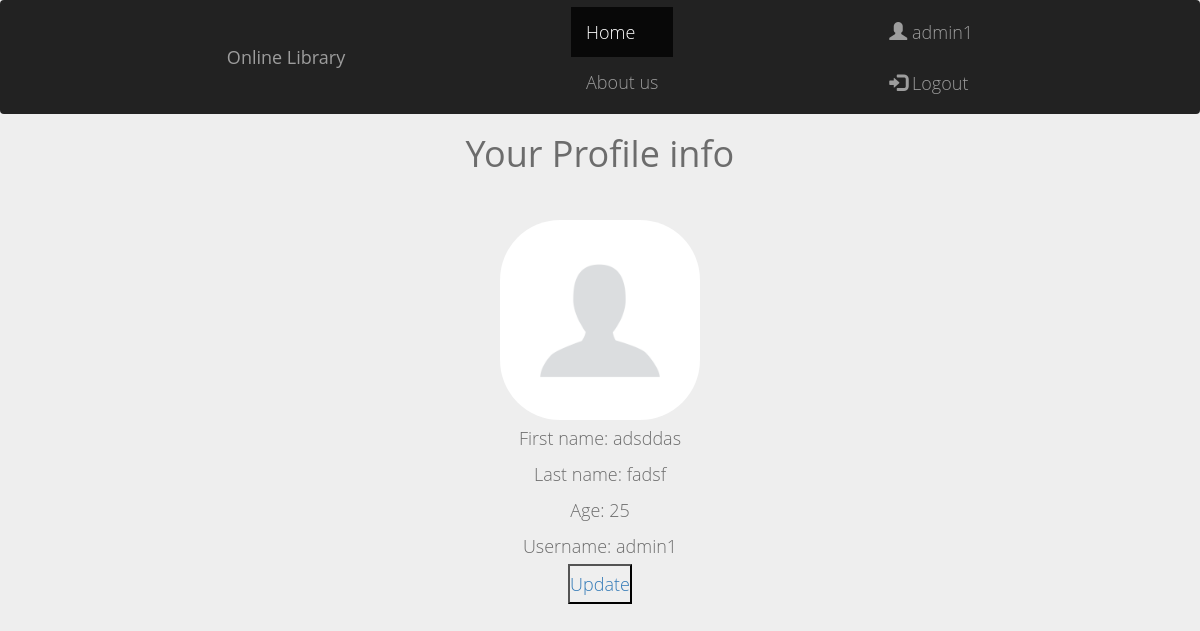
/register/register/ (signed in), run on the app's committed database.
### registration/models.py (models this page shows, shortened)
class UserProfile(models.Model):
    first_name = models.CharField(max_length=30)
    last_name = models.CharField(max_length=30)
    user = models.OneToOneField(User, on_delete=models.CASCADE)
    age = models.IntegerField(default=0)
    avatar = models.ImageField(upload_to="user_avatar", default="image.png")
    books = models.ManyToManyField(Book, default=None)

### registration/views.py (the view)
# urls.py: path('register/', views.profile, name='profile'),
@login_required
def profile(request):
    id_=request.user.id
    userprof = get_object_or_404(UserProfile, user=id_)
    return render(request, 'registration/profile.html', {'prof': userprof})

### registration/templates/registration/profile.html
{% extends 'books/base.html'%}
{% block content%}
{% load crispy_forms_tags %}
<h1 align="center">Your Profile info</h1>
    <p align="center">
    <br>
    <img src='{{ prof.avatar.url }}' width="200px" alt="Avatar">
    <br>
First name: {{ prof.first_name }}
    <br>
    Last name: {{ prof.last_name }}
    <br>
    Age: {{ prof.age }}
    <br>
    Username: {{ request.user.username }}
  <br>
    <a href="{% url 'profileupdate' %}" > <button>Update</button></a>
    </p>
{% endblock content %}

### books/templates/books/base.html (shortened to what this page needs)
{% load bootstrap4 %}
<!DOCTYPE html>
<html lang="en">
<head>
    <link rel="stylesheet" href="https://maxcdn.bootstrapcdn.com/bootstrap/4.0.0/css/bootstrap.min.css">
    <link rel="stylesheet" href="https://maxcdn.bootstrapcdn.com/bootstrap/3.4.1/css/bootstrap.min.css">
    <nav class="navbar navbar-inverse">
  <div class="container-fluid">
    <div class="navbar-header">
      <a class="navbar-brand" href="{% url 'books_home' %}">Online Library</a>
    </div>
    <ul class="nav navbar-nav">
      <li class="active"><a href="{% url 'books_home'%}">Home</a></li>
      <li><a href="{% url 'about'%}">About us</a></li>
    </ul>
    <ul class="nav navbar-nav navbar-right">
        {% if not request.user.is_authenticated %}
      <li><a href="{% url 'Registration_home' %}"><span class="glyphicon glyphicon-user"></span> Sign Up</a></li>
      <li><a href="{% url 'login' %}"><span class="glyphicon glyphicon-log-in"></span> Login</a></li>
        {% else %}
        <li><a href="{% url 'profile' %}"><span class="glyphicon glyphicon-user"></span> {{request.user.username}}</a></li>
      <li><a href="{% url 'logout' %}"><span class="glyphicon glyphicon-log-in"></span> Logout</a></li>
        {% endif %}
    </ul>
  </div>
</nav>
</head>
<body>
{% block content%}
{% endblock content%}
</body>
</html>

### books/templates/books/base.html (style rules this page uses)
* { margin: 0; padding: 0; }
body { background-color: #eee; color: #6c6c6c; font-family: "Open Sans", Helvetica, Arial, sans-serif; font-size: 18px; overflow-x: hidden; }
img { border-radius: 30%; }
p, ul { line-height: 2; font-weight: 300; }
ul { margin: 0; }
.navbar { position: relative; min-height: 50px; margin-bottom: 0px; border: 1px solid transparent; }

### data on the page
UserProfile: avatar (picture), first_name "adsddas", last_name "fadsf", age "25"

### other printed values
{{ request.user.username }} "admin1"
